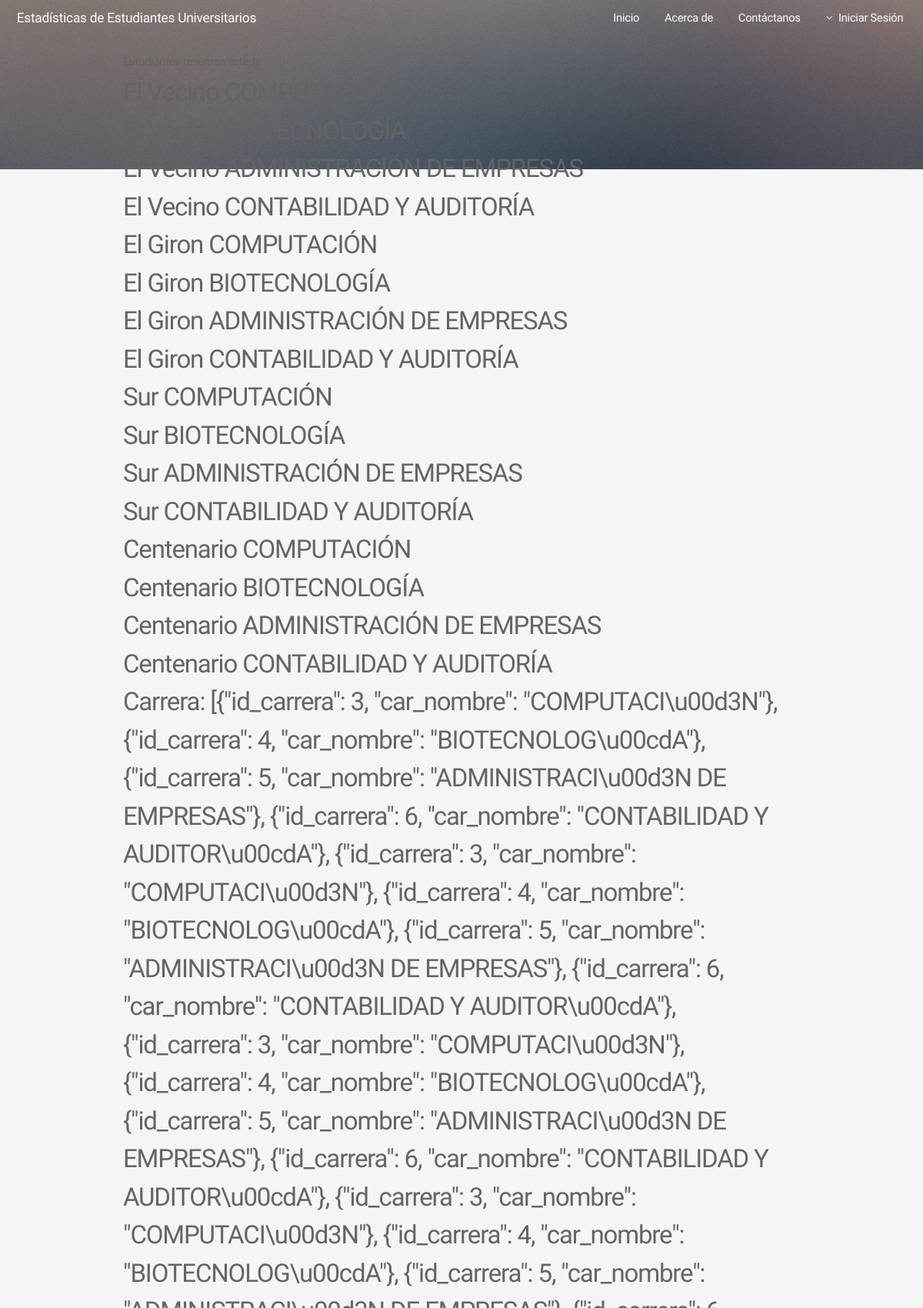
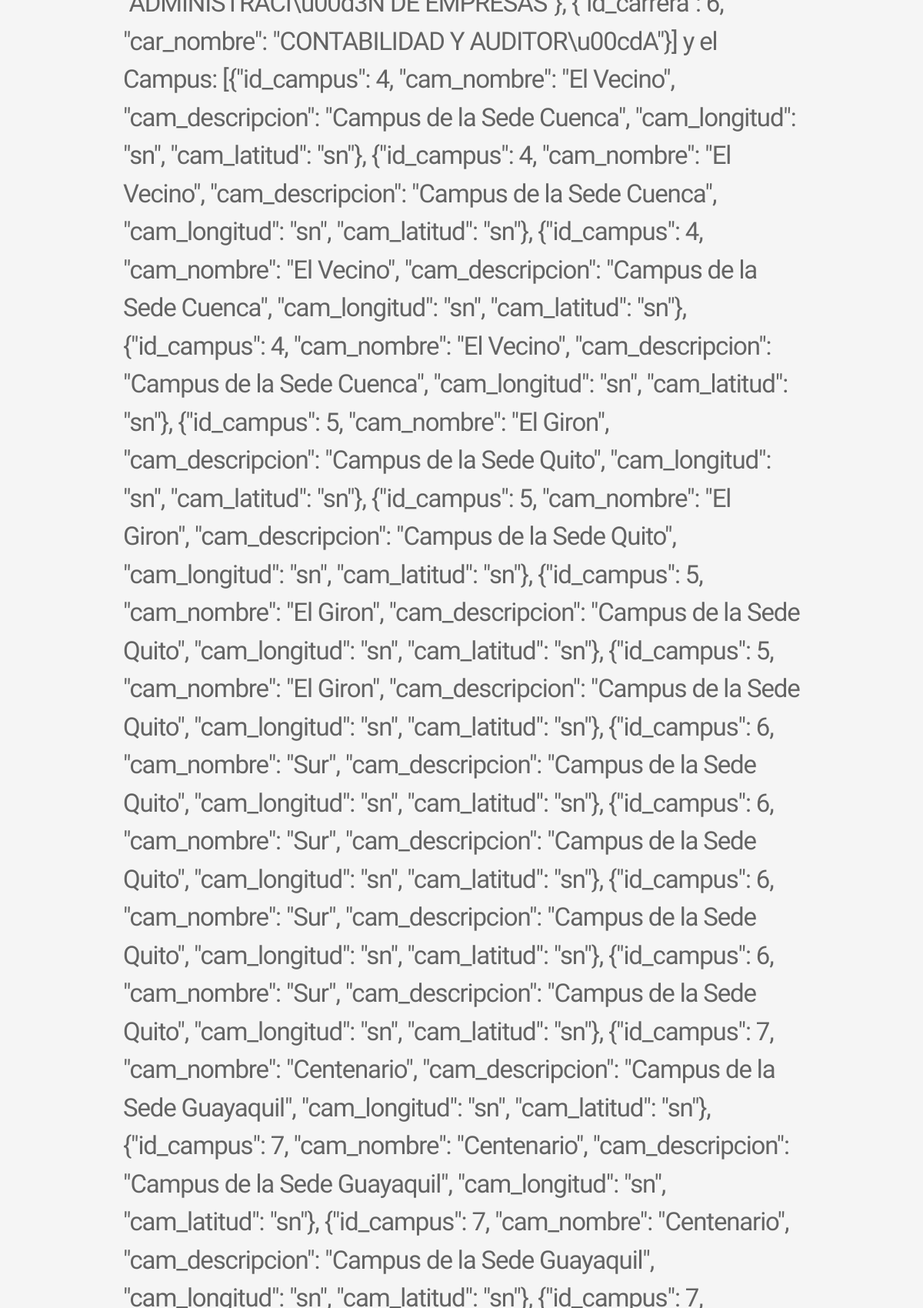
/estudiantesresumen-list/ (upper part), run on the app's committed database (2 pictures, top to bottom).
### perfiles/models.py (models this page shows, shortened)
class estudiantesresumen (models.Model):
    id_estudianter = models.AutoField(primary_key=True)
    est_inscritos= models.IntegerField()
    est_prematriculados = models.IntegerField()
    est_matriculados = models.IntegerField()
    id_campus = models.ForeignKey(campus, on_delete=models.CASCADE)
    id_carrera = models.ForeignKey(carreras, on_delete=models.CASCADE)
    id_periodo = models.ForeignKey(periodoslectivos, on_delete=models.CASCADE)

class carreras (models.Model):
    id_carrera = models.AutoField(primary_key=True)
    car_nombre= models.CharField(max_length=50)
    def __str__(self):
        return self.car_nombre

class campus (models.Model):
    id_campus = models.AutoField(primary_key=True)
    cam_nombre= models.CharField(max_length=50)
    cam_descripcion = models.CharField(max_length=50)
    cam_longitud = models.CharField(max_length=50)
    cam_latitud = models.CharField(max_length=50)
    def __str__(self):
        return self.cam_nombre

### perfiles/views.py (the view)
# urls.py: url(r'^estudiantesresumen-list/$',index, name='estudiantesresumen_ver'),
def index(request):
        datos = estudiantesresumen.objects.all()
        inscritos = []
        prematriculados = []
        matriculados=[]
        campus=[]
        carrera=[]
        periodo=[]
        i = 0
        for item in datos:
            inscritos.append(item.est_inscritos)
            prematriculados.append(item.est_prematriculados)
            matriculados.append(item.est_matriculados)
            campus.append(model_to_dict(item.id_campus))
            carrera.append(model_to_dict(item.id_carrera))
            periodo.append(model_to_dict(item.id_periodo))
            i +=1
        inscritos=simplejson.dumps(inscritos)
        prematriculados=simplejson.dumps(prematriculados)
        matriculados=simplejson.dumps(matriculados)
        campus=simplejson.dumps(campus)
        carrera=simplejson.dumps(carrera)
        periodo=simplejson.dumps(periodo)
        context={
            'inscritos':inscritos,
            'prematriculados':prematriculados,
            'matriculados':matriculados,
            'campus':campus,
            'carrera': carrera,
            'periodo': periodo,
            'datos': datos,
            'i':i
        }
        return render_to_response('perfiles/estudiantesresumen_list.html',context)

### perfiles/templates/perfiles/estudiantesresumen_list.html (shortened to what this page needs)
{% extends "base.html" %}
{% block content %}
    <h1>Estudiantes resumen listado</h1>
    <h2>
    {% for test in datos %}
        {{test.id_campus}} {{test.id_carrera}} <br>
    {% endfor %}
    Carrera: {{carrera}}
    y el Campus:
    </h2>
{% endblock %}

### perfiles/static/perfiles/assets/css/main.css (style rules this page uses)
html, body, div, span, applet, object, iframe, h1, h2, h3, h4, h5, h6, p, blockquote, pre, a, abbr, acronym, address, big, cite, code, del, dfn, em, img, ins, kbd, q, s, samp, small, strike, strong, sub, sup, tt, var, b, u, i, center, dl, dt, dd, ol, ul, li, fieldset, form, label, legend, table, caption, tbody, tfoot, thead, tr, th, td, article, aside, canvas, details, embed, figure, figcaption, footer, header, hgroup, menu, nav, output, ruby, section, summary, time, mark, audio, video { margin: 0; padding: 0; border: 0; font-size: 100%; font: inherit; vertical-align: baseline; }
body { line-height: 1; }
body { -webkit-text-size-adjust: none; }
*, *:before, *:after { -moz-box-sizing: border-box; -webkit-box-sizing: border-box; box-sizing: border-box; }
body { background: #f5f5f5; }
body, input, select, textarea { color: #777; font-family: "Source Sans Pro", sans-serif; font-size: 16pt; font-weight: 300; line-height: 1.65em; letter-spacing: -0.015em; }
h1, h2, h3, h4, h5, h6 { color: #646464; font-weight: 300; line-height: 1em; margin: 0 0 0.5em 0; }
h2 { font-size: 2.25em; line-height: 1.5em; letter-spacing: -0.035em; }
@media screen and (max-width: 1680px) { body, input, select, textarea { font-size: 13pt; } }
@media screen and (max-width: 1280px) { body, input, select, textarea { font-size: 11pt; } }

### perfiles/templates/base.html (style rules this page uses)
html, body { height: 100%; }

### data on the page
estudiantesresumen: id_carrera "BIOTECNOLOGÍA"
estudiantesresumen: id_campus "El Vecino", id_carrera "ADMINISTRACIÓN DE EMPRESAS"
estudiantesresumen: id_campus "El Vecino", id_carrera "CONTABILIDAD Y AUDITORÍA"
estudiantesresumen: id_campus "El Giron", id_carrera "COMPUTACIÓN"
estudiantesresumen: id_campus "El Giron", id_carrera "BIOTECNOLOGÍA"
estudiantesresumen: id_campus "El Giron", id_carrera "ADMINISTRACIÓN DE EMPRESAS"
estudiantesresumen: id_campus "El Giron", id_carrera "CONTABILIDAD Y AUDITORÍA"
estudiantesresumen: id_campus "Sur", id_carrera "COMPUTACIÓN"
estudiantesresumen: id_campus "Sur", id_carrera "BIOTECNOLOGÍA"
estudiantesresumen: id_campus "Sur", id_carrera "ADMINISTRACIÓN DE EMPRESAS"
estudiantesresumen: id_campus "Sur", id_carrera "CONTABILIDAD Y AUDITORÍA"
estudiantesresumen: id_campus "Centenario", id_carrera "COMPUTACIÓN"
estudiantesresumen: id_campus "Centenario", id_carrera "BIOTECNOLOGÍA"
estudiantesresumen: id_campus "Centenario", id_carrera "ADMINISTRACIÓN DE EMPRESAS"
estudiantesresumen: id_campus "Centenario", id_carrera "CONTABILIDAD Y AUDITORÍA"
